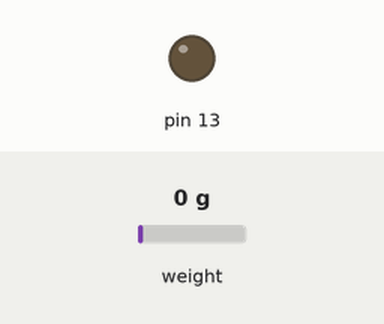
This sketch was run on a simulated Arduino Uno, built with avr-gcc and run on an emulated ATmega328P. On the bench: output pins drawn as LEDs (lit = HIGH). The test bench sets the inputs (shaded band); at power-on: weight on the scale 0 g. What the sketch prints to the serial monitor is not drawn.

Above: at 11.1 s.
At 12.6 s:
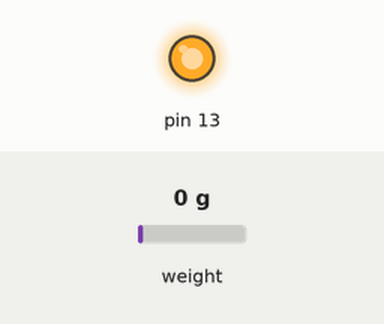
Timing chart, 0 to 14.1 s (numbered marks = the images above):
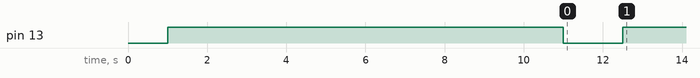

The sketch:

thrust_calibrate.ino
```cpp
#include <HX711.h>

HX711 scale;

float units;
void setup() {
  Serial.begin(9600);
  pinMode(13, OUTPUT);
  digitalWrite(13, LOW);

  scale.begin(A4, A5);

  // Follow taring instructions as found on the README
  // https://github.com/bogde/HX711

  scale.set_scale();
  scale.tare();

  // Place a known weight on the scale after the LED turns on
  // You have 10 seconds
  digitalWrite(13, HIGH);
  delay(10000);
  digitalWrite(13, LOW);
  delay(500);

  // Call get_units 10 as instructed
  units = scale.get_units(10);
  // Assumes a known weight was used
  // The units of the weight can be any desired units
  // since its a linear scaling factor
  // For instance if a 1kg weight were used and
  // the desired units were kg set the literal below to 1
  scale.set_scale(units/2.583);

  // Turn the LED back to indicate success
  digitalWrite(13, HIGH);
}

boolean p = false;
void loop() {

  // Average 5 measurements and print to the terminal so that accuracy can be verified
  float weight = scale.get_units(5);
  Serial.print("kg: "); Serial.println(weight);
  Serial.print("scale factor: "); Serial.println(scale.get_scale());
}
```
